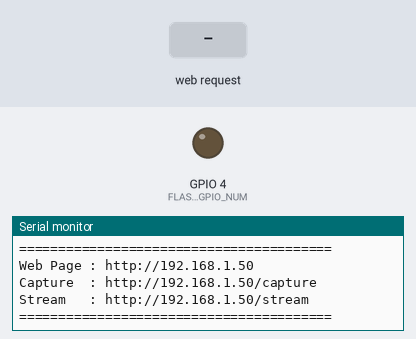
Simulated run of this sketch. Board: ESP32. Parts: output pins drawn as LEDs (lit = HIGH), the last lines printed to the serial monitor. The test bench sets the inputs (shaded band). WiFi joins after 1.5 s; servers stay silent unless stated; the camera gives no picture.

Above: at 4.1 s.
4.2 s: HTTP request GET /capture received
At 5.1 s:
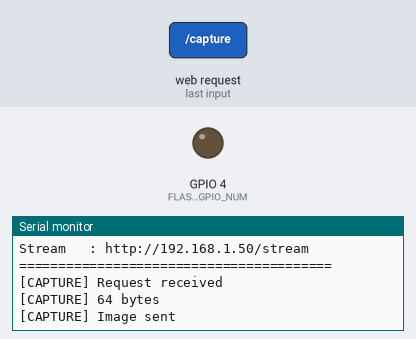
5.7 s: HTTP request GET /stream received
At 6.4 s:
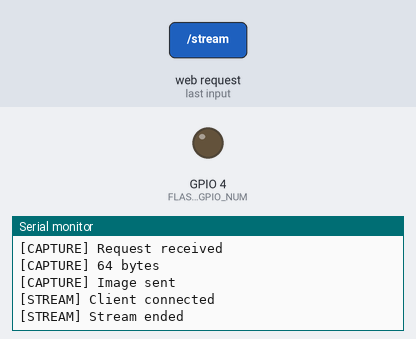

The sketch:

esp32_cam_publish.ino
```cpp
#include "esp_camera.h"
#include <WiFi.h>
#include <WebServer.h>

// ============================================================
// WIFI
// ============================================================

const char* ssid     = "LOKI";
const char* password = "88888888";

// ============================================================
// AI THINKER ESP32-CAM PINS
// ============================================================

#define PWDN_GPIO_NUM     32
#define RESET_GPIO_NUM    -1
#define XCLK_GPIO_NUM      0

#define SIOD_GPIO_NUM     26
#define SIOC_GPIO_NUM     27

#define Y9_GPIO_NUM       35
#define Y8_GPIO_NUM       34
#define Y7_GPIO_NUM       39
#define Y6_GPIO_NUM       36
#define Y5_GPIO_NUM       21
#define Y4_GPIO_NUM       19
#define Y3_GPIO_NUM       18
#define Y2_GPIO_NUM        5

#define VSYNC_GPIO_NUM    25
#define HREF_GPIO_NUM     23
#define PCLK_GPIO_NUM     22

#define FLASH_GPIO_NUM     4

// ============================================================
// WEB SERVER
// ============================================================

WebServer server(80);

// ============================================================
// STREAM SETTINGS
// ============================================================

#define STREAM_BOUNDARY "123456789000000000000987654321"

const char* STREAM_CONTENT_TYPE =
    "multipart/x-mixed-replace;boundary=" STREAM_BOUNDARY;

const char* STREAM_BOUNDARY_STRING =
    "\r\n--" STREAM_BOUNDARY "\r\n";

// ============================================================
// ROOT HTML PAGE
// ============================================================

const char INDEX_HTML[] PROGMEM = R"rawliteral(
<!DOCTYPE html>

<html>

<head>

<meta charset="UTF-8">

<meta name="viewport"
      content="width=device-width, initial-scale=1">

<title>ESP32-CAM Rover</title>

<style>

body {
    margin: 0;
    padding: 0;
    background: #111;
    color: white;
    font-family: Arial;
    text-align: center;
}

h1 {
    margin-top: 20px;
}

img {
    width: 320px;
    height: 240px;
    object-fit: contain;
    border: 2px solid #555;
}

button {
    margin-top: 20px;
    padding: 12px 25px;
    font-size: 16px;
}

.status {
    margin-top: 15px;
    font-size: 18px;
}

</style>

</head>

<body>

<h1>ESP32-CAM Rover</h1>

<img src="/stream">

<div class="status">
Camera: ONLINE
</div>

<br>

<button onclick="window.open('/capture','_blank')">
Capture Image
</button>

</body>

</html>
)rawliteral";

// ============================================================
// ROOT PAGE
// ============================================================

void handleRoot()
{
    server.send(
        200,
        "text/html",
        INDEX_HTML
    );
}

// ============================================================
// CAPTURE IMAGE
// ============================================================

void handleCapture()
{
    Serial.println(
        "[CAPTURE] Request received"
    );

    camera_fb_t *fb =
        esp_camera_fb_get();

    if (fb == NULL)
    {
        Serial.println(
            "[CAPTURE] Capture failed"
        );

        server.send(
            500,
            "text/plain",
            "Camera capture failed"
        );

        return;
    }

    Serial.printf(
        "[CAPTURE] %u bytes\n",
        (unsigned int)fb->len
    );

    WiFiClient client =
        server.client();

    // --------------------------------------------------------
    // HTTP response
    // --------------------------------------------------------

    client.println(
        "HTTP/1.1 200 OK"
    );

    client.println(
        "Content-Type: image/jpeg"
    );

    client.println(
        "Content-Disposition: inline; filename=capture.jpg"
    );

    client.println(
        "Cache-Control: no-cache"
    );

    client.println(
        "Access-Control-Allow-Origin: *"
    );

    client.print(
        "Content-Length: "
    );

    client.println(
        fb->len
    );

    client.println();

    // --------------------------------------------------------
    // Send image
    // --------------------------------------------------------

    client.write(
        fb->buf,
        fb->len
    );

    // --------------------------------------------------------
    // Return frame buffer
    // --------------------------------------------------------

    esp_camera_fb_return(fb);

    Serial.println(
        "[CAPTURE] Image sent"
    );
}

// ============================================================
// MJPEG STREAM
// ============================================================

void handleStream()
{
    Serial.println(
        "[STREAM] Client connected"
    );

    WiFiClient client =
        server.client();

    // --------------------------------------------------------
    // HTTP headers
    // --------------------------------------------------------

    client.println(
        "HTTP/1.1 200 OK"
    );

    client.print(
        "Content-Type: "
    );

    client.println(
        STREAM_CONTENT_TYPE
    );

    client.println(
        "Cache-Control: no-cache"
    );

    client.println(
        "Pragma: no-cache"
    );

    client.println(
        "Access-Control-Allow-Origin: *"
    );

    client.println(
        "Connection: close"
    );

    client.println();

    // --------------------------------------------------------
    // Stream loop
    // --------------------------------------------------------

    while (client.connected())
    {
        // ----------------------------------------------------
        // Capture frame
        // ----------------------------------------------------

        camera_fb_t *fb =
            esp_camera_fb_get();

        if (fb == NULL)
        {
            Serial.println(
                "[STREAM] Camera capture failed"
            );

            break;
        }

        // ----------------------------------------------------
        // Check JPEG
        // ----------------------------------------------------

        if (fb->format != PIXFORMAT_JPEG)
        {
            Serial.println(
                "[STREAM] Frame is not JPEG"
            );

            esp_camera_fb_return(fb);

            break;
        }

        // ----------------------------------------------------
        // Send boundary
        // --------------------------------------------------------

        client.print(
            STREAM_BOUNDARY_STRING
        );

        // ----------------------------------------------------
        // Send frame header
        // --------------------------------------------------------

        client.print(
            "Content-Type: image/jpeg\r\n"
        );

        client.print(
            "Content-Length: "
        );

        client.print(
            fb->len
        );

        client.print(
            "\r\n\r\n"
        );

        // ----------------------------------------------------
        // Send JPEG
        // ----------------------------------------------------

        size_t written =
            client.write(
                fb->buf,
                fb->len
            );

        // ----------------------------------------------------
        // Return frame buffer
        // ----------------------------------------------------

        esp_camera_fb_return(fb);

        // ----------------------------------------------------
        // Check connection
        // ----------------------------------------------------

        if (written == 0)
        {
            Serial.println(
                "[STREAM] Client disconnected"
            );

            break;
        }

        // ----------------------------------------------------
        // Small delay
        // ----------------------------------------------------

        delay(20);
    }

    Serial.println(
        "[STREAM] Stream ended"
    );
}

// ============================================================
// 404
// ============================================================

void handleNotFound()
{
    server.send(
        404,
        "text/plain",
        "404 - Not Found"
    );
}

// ============================================================
// START SERVER
// ============================================================

void startWebServer()
{
    Serial.println();
    Serial.println(
        "[HTTP] Starting WebServer..."
    );

    // --------------------------------------------------------
    // Routes
    // --------------------------------------------------------

    server.on(
        "/",
        HTTP_GET,
        handleRoot
    );

    server.on(
        "/capture",
        HTTP_GET,
        handleCapture
    );

    server.on(
        "/stream",
        HTTP_GET,
        handleStream
    );

    server.onNotFound(
        handleNotFound
    );

    // --------------------------------------------------------
    // Start
    // --------------------------------------------------------

    server.begin();

    Serial.println(
        "[HTTP] WebServer started"
    );

    Serial.println(
        "[HTTP] Port: 80"
    );
}

// ============================================================
// SETUP
// ============================================================

void setup()
{
    // ========================================================
    // SERIAL
    // ========================================================

    Serial.begin(115200);

    delay(1000);

    Serial.println();
    Serial.println();

    Serial.println(
        "========================================"
    );

    Serial.println(
        "       ESP32-CAM ROVER CAMERA"
    );

    Serial.println(
        "========================================"
    );

    // ========================================================
    // FLASH LED
    // ========================================================

    pinMode(
        FLASH_GPIO_NUM,
        OUTPUT
    );

    digitalWrite(
        FLASH_GPIO_NUM,
        LOW
    );

    // ========================================================
    // CAMERA CONFIGURATION
    // ========================================================

    camera_config_t config;

    config.ledc_channel =
        LEDC_CHANNEL_0;

    config.ledc_timer =
        LEDC_TIMER_0;

    // --------------------------------------------------------
    // Data pins
    // --------------------------------------------------------

    config.pin_d0 =
        Y2_GPIO_NUM;

    config.pin_d1 =
        Y3_GPIO_NUM;

    config.pin_d2 =
        Y4_GPIO_NUM;

    config.pin_d3 =
        Y5_GPIO_NUM;

    config.pin_d4 =
        Y6_GPIO_NUM;

    config.pin_d5 =
        Y7_GPIO_NUM;

    config.pin_d6 =
        Y8_GPIO_NUM;

    config.pin_d7 =
        Y9_GPIO_NUM;

    // --------------------------------------------------------
    // Control pins
    // --------------------------------------------------------

    config.pin_xclk =
        XCLK_GPIO_NUM;

    config.pin_pclk =
        PCLK_GPIO_NUM;

    config.pin_vsync =
        VSYNC_GPIO_NUM;

    config.pin_href =
        HREF_GPIO_NUM;

    config.pin_sccb_sda =
        SIOD_GPIO_NUM;

    config.pin_sccb_scl =
        SIOC_GPIO_NUM;

    config.pin_pwdn =
        PWDN_GPIO_NUM;

    config.pin_reset =
        RESET_GPIO_NUM;

    // --------------------------------------------------------
    // Clock
    // --------------------------------------------------------

    config.xclk_freq_hz =
        20000000;

    // --------------------------------------------------------
    // JPEG
    // --------------------------------------------------------

    config.pixel_format =
        PIXFORMAT_JPEG;

    // ========================================================
    // PSRAM
    // ========================================================

    if (psramFound())
    {
        Serial.println(
            "[CAMERA] PSRAM detected"
        );

        config.frame_size =
            FRAMESIZE_QVGA;

        config.jpeg_quality =
            12;

        config.fb_count =
            2;

        config.grab_mode =
            CAMERA_GRAB_LATEST;
    }
    else
    {
        Serial.println(
            "[CAMERA] PSRAM NOT detected"
        );

        config.frame_size =
            FRAMESIZE_QQVGA;

        config.jpeg_quality =
            15;

        config.fb_count =
            1;

        config.grab_mode =
            CAMERA_GRAB_WHEN_EMPTY;
    }

    // ========================================================
    // CAMERA INIT
    // ========================================================

    Serial.println(
        "[CAMERA] Initializing..."
    );

    esp_err_t result =
        esp_camera_init(
            &config
        );

    if (result != ESP_OK)
    {
        Serial.printf(
            "[CAMERA] Initialization FAILED: 0x%x\n",
            result
        );

        while (true)
        {
            delay(1000);
        }
    }

    Serial.println(
        "[CAMERA] Initialization OK"
    );

    // ========================================================
    // CAMERA SENSOR
    // ========================================================

    sensor_t *sensor =
        esp_camera_sensor_get();

    if (sensor != NULL)
    {
        sensor->set_framesize(
            sensor,
            FRAMESIZE_QVGA
        );

        sensor->set_quality(
            sensor,
            12
        );

        sensor->set_brightness(
            sensor,
            0
        );

        sensor->set_contrast(
            sensor,
            0
        );

        sensor->set_saturation(
            sensor,
            0
        );
    }

    // ========================================================
    // CAMERA TEST
    // ========================================================

    Serial.println(
        "[CAMERA] Testing frame capture..."
    );

    camera_fb_t *test_fb =
        esp_camera_fb_get();

    if (test_fb == NULL)
    {
        Serial.println(
            "[CAMERA] TEST FAILED"
        );

        while (true)
        {
            delay(1000);
        }
    }

    Serial.printf(
        "[CAMERA] TEST OK - %u bytes\n",
        (unsigned int)test_fb->len
    );

    esp_camera_fb_return(
        test_fb
    );

    // ========================================================
    // WIFI
    // ========================================================

    Serial.println();

    Serial.println(
        "[WIFI] Connecting..."
    );

    WiFi.mode(
        WIFI_STA
    );

    WiFi.setSleep(
        false
    );

    WiFi.begin(
        ssid,
        password
    );

    int attempts = 0;

    while (
        WiFi.status() != WL_CONNECTED
    )
    {
        delay(500);

        Serial.print(
            "."
        );

        attempts++;

        if (attempts >= 60)
        {
            Serial.println();

            Serial.println(
                "[WIFI] Connection FAILED"
            );

            delay(1000);

            ESP.restart();
        }
    }

    Serial.println();

    Serial.println(
        "[WIFI] Connected"
    );

    // --------------------------------------------------------
    // IP
    // --------------------------------------------------------

    Serial.print(
        "[WIFI] IP Address: "
    );

    Serial.println(
        WiFi.localIP()
    );

    // --------------------------------------------------------
    // RSSI
    // --------------------------------------------------------

    Serial.print(
        "[WIFI] RSSI: "
    );

    Serial.print(
        WiFi.RSSI()
    );

    Serial.println(
        " dBm"
    );

    // ========================================================
    // START WEB SERVER
    // ========================================================

    startWebServer();

    // ========================================================
    // READY
    // ========================================================

    Serial.println();

    Serial.println(
        "========================================"
    );

    Serial.println(
        "          CAMERA READY"
    );

    Serial.println(
        "========================================"
    );

    Serial.print(
        "Web Page : http://"
    );

    Serial.println(
        WiFi.localIP()
    );

    Serial.print(
        "Capture  : http://"
    );

    Serial.print(
        WiFi.localIP()
    );

    Serial.println(
        "/capture"
    );

    Serial.print(
        "Stream   : http://"
    );

    Serial.print(
        WiFi.localIP()
    );

    Serial.println(
        "/stream"
    );

    Serial.println(
        "========================================"
    );
}

// ============================================================
// LOOP
// ============================================================

void loop()
{
    // --------------------------------------------------------
    // Handle HTTP clients
    // --------------------------------------------------------

    server.handleClient();

    // --------------------------------------------------------
    // Wi-Fi monitoring
    // --------------------------------------------------------

    static unsigned long lastWifiCheck = 0;

    if (
        millis() - lastWifiCheck > 5000
    )
    {
        lastWifiCheck = millis();

        if (
            WiFi.status() != WL_CONNECTED
        )
        {
            Serial.println(
                "[WIFI] Connection lost"
            );

            WiFi.reconnect();
        }
    }

    delay(2);
}
```

Measured:
- after the input at 4.2 s, the serial monitor: prints a new line at once (image 1)
- after the input at 5.7 s, the serial monitor: prints a new line at once (image 2)
